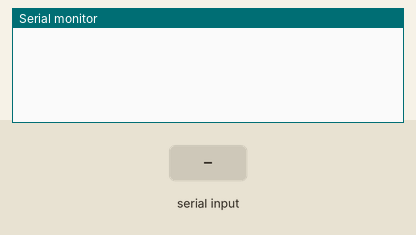
The sketch below on a simulated Arduino Uno, built with avr-gcc and run on an emulated ATmega328P. On the bench: the last lines printed to the serial monitor. The test bench sets the inputs (shaded band).

Above: at 1.2 s.
1.3 s: "s\n" received over the second serial link
At 2.5 s:
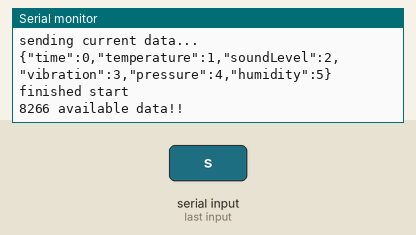
2.9 s: "a\n" received over the second serial link
At 4.2 s:
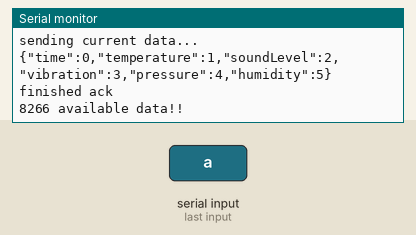
4.5 s: "e\n" received over the second serial link
At 5.7 s:
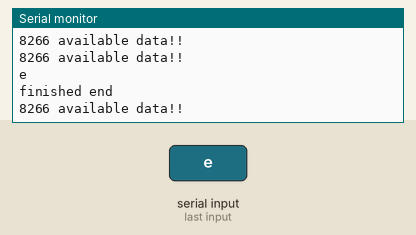
6.1 s: "r\n" received over the second serial link
At 7.0 s:
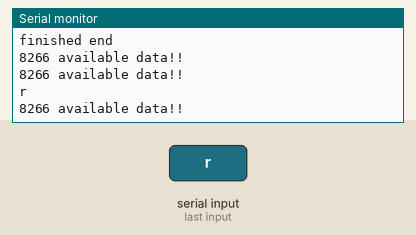
7.7 s: "f\n" received over the second serial link
At 8.2 s:
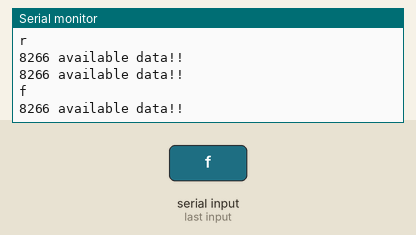

Measured:
- after the input at 1.3 s, the serial monitor: prints a new line after 0.10 s (image 1)
- after the input at 2.9 s, the serial monitor: prints a new line after 0.12 s (image 2)
- after the input at 4.5 s, the serial monitor: prints a new line after 0.13 s (image 3)
- after the input at 6.1 s, the serial monitor: prints a new line after 0.14 s (image 4)
- after the input at 7.7 s, the serial monitor: prints a new line after 0.14 s (image 5)

The sketch:

wifiProtocol.ino
```cpp
//Juan Pablo Contreras
//Wifi protocol to interface with esp8266

#include <SoftwareSerial.h>
#include "ArduinoJson.h"

#define ARDUINO_SOFT_RX 2
#define ARDUINO_SOFT_TX 3

//esp8266 serial variables
SoftwareSerial esp8266(ARDUINO_SOFT_RX,ARDUINO_SOFT_TX); //RX, TX
char tabletCommand;

//variables for main database
int time_of_collection = 0;
double temperature = 1;
int sound_level = 2;
double vibration_RMS = 3;
double pressure = 4;
double humidity = 5;

//global control variables
bool is_Communication_On = false;
int pollingPeriod = 200;  //time between polls to arduino in miliseconds

//function declaration
void startDataAcquisition();
void ackDataAcquisition();
void endDataAcquisition();
void getRaw();
void getFiltered();
void send_current_data();
void send_error();

void setup() {

  //serial
  esp8266.begin(115200);//serial to esp8266 wifi module
  Serial.begin(115200);//USB serial
}

void loop() {

  //wait for command from wifi module
  while(!esp8266.available()){
    delay(pollingPeriod);
  }
  Serial.println("8266 available data!!");

  tabletCommand = esp8266.read();
  Serial.println(tabletCommand);

  switch(tabletCommand)
  {
      case 's':
        startDataAcquisition();
      break;

      case 'a':
        ackDataAcquisition();
      break;

      case 'e':
        endDataAcquisition();
      break;

      case 'r':
        getRaw();
      break;

      case 'f':
        getFiltered();
      break;

      default:
      break;
   }
}


void startDataAcquisition(){
    //start data collection for main functionality: to put data table of database for app refresh
    is_Communication_On = true;
    send_current_data();
    Serial.println("finished start");
}

void ackDataAcquisition(){
  if(is_Communication_On){
    send_current_data();
  }else{
    send_error();
  }
  Serial.println("finished ack");
}


void endDataAcquisition(){

    char buffer_array[100];
    const size_t capacity = JSON_OBJECT_SIZE(1);
    DynamicJsonDocument doc(capacity);

    doc["end"] = "end of data acquisition";

    serializeJson(doc, buffer_array, sizeof(buffer_array));
    esp8266.print(buffer_array);
    esp8266.print("\n");

    is_Communication_On = false;
    Serial.println("finished end");
}


void getRaw(){

}

void getFiltered(){}

void send_current_data(){
    Serial.println("sending current data...");

    char buffer_array[200];
    const size_t capacity = JSON_OBJECT_SIZE(6);
    DynamicJsonDocument doc(capacity);

    doc["time"] = time_of_collection;
    doc["temperature"] = temperature;
    doc["soundLevel"] = sound_level;
    doc["vibration"] = vibration_RMS;
    doc["pressure"] = pressure;
    doc["humidity"] = humidity;

    serializeJson(doc, buffer_array, sizeof(buffer_array));
    Serial.println(buffer_array);

    esp8266.print(buffer_array);
    esp8266.print("\n");
}

void send_error(){
    char buffer_array[150];
    const size_t capacity = JSON_OBJECT_SIZE(1);
    DynamicJsonDocument doc(capacity);

    doc["error"] = "400";

    serializeJson(doc, buffer_array, sizeof(buffer_array));
    esp8266.print(buffer_array);
    esp8266.print("\n");
}
```
